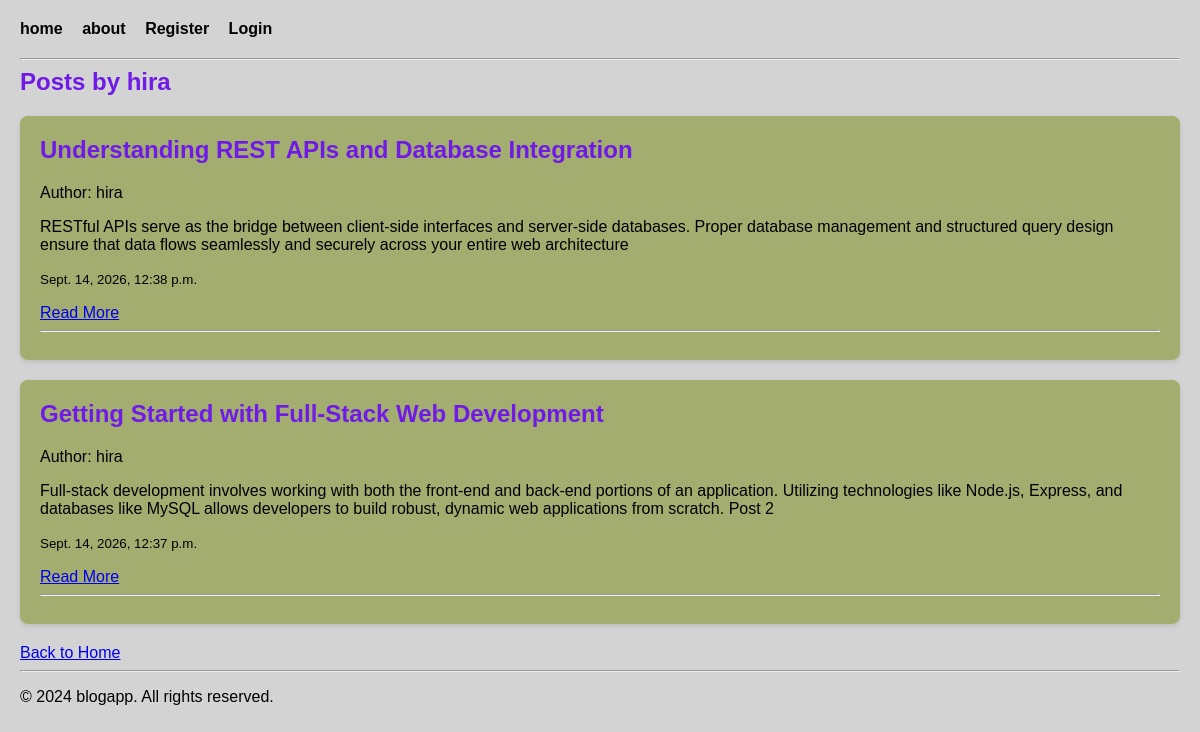
Screenshot of /author/hira/ with the database file from the repository.
### blogapp/models.py (models this page shows)
class Post(models.Model):
    title = models.CharField(max_length=200)
    content = models.TextField()
    author = models.ForeignKey(User, on_delete=models.CASCADE)
    created_at = models.DateTimeField(auto_now_add=True)
    updated_at = models.DateTimeField(auto_now=True)
    image = models.ImageField(upload_to='post_images/', blank=True, null=True)  # New field for image upload

### blogapp/views.py (the view)
# urls.py: path('author/<str:username>/', post_list, name='post_list'),
def post_list(request, username):
    posts = Post.objects.filter(author__username=username).order_by('-created_at')
    context = {
        'posts': posts,
        'username': username
    }
    return render(request, 'post_list.html', context)

### blogapp/templates/post_list.html
{% extends 'base.html' %}
{% block content %}
<h2>Posts by {{ username }}</h2>
{% for post in posts %}
<div class="post-card">
    <h2>{{ post.title }}</h2>
    <p>Author: {{ post.author.username }}</p>
    <p>{{ post.content }}</p>
    <p><small>{{ post.created_at }}</small></p>
    <a href="{% url 'blogapp:post_detail' post.id %}">Read More</a>
    <hr>
</div>
{% empty %}
<p>No posts available for this author.</p>
{% endfor %}
<a href="{% url 'blogapp:home' %}">Back to Home</a>
{% endblock %}

### blogapp/static/css/style.css (style rules this page uses)
body { font-family: Arial, sans-serif; margin: 20px; background-color: lightgray; }
h2 { color: rgb(112, 26, 232); margin-top: 0; }
.post-card { background-color: rgb(162, 173, 111); padding: 20px; margin-bottom: 20px; border-radius: 8px; box-shadow: 0 2px 5px rgba(0,0,0,0.1); }

### rows the page displays
Post: title "Understanding REST APIs and Database Integration", author.username "hira", content "RESTful APIs serve as the bridge between client-side interfaces and server-side databases. Proper database management and structured query design ensure that data flows seamlessly and securely across your entire web architecture", created_at "Sept. 14, 2026, 12:38 p.m."
Post: title "Getting Started with Full-Stack Web Development", author.username "hira", content "Full-stack development involves working with both the front-end and back-end portions of an application. Utilizing technologies like Node.js, Express, and databases like MySQL allows developers to build robust, dynamic web applications from scratch. Post 2", created_at "Sept. 14, 2026, 12:37 p.m."

### other values shown
{{ username }} "hira"
